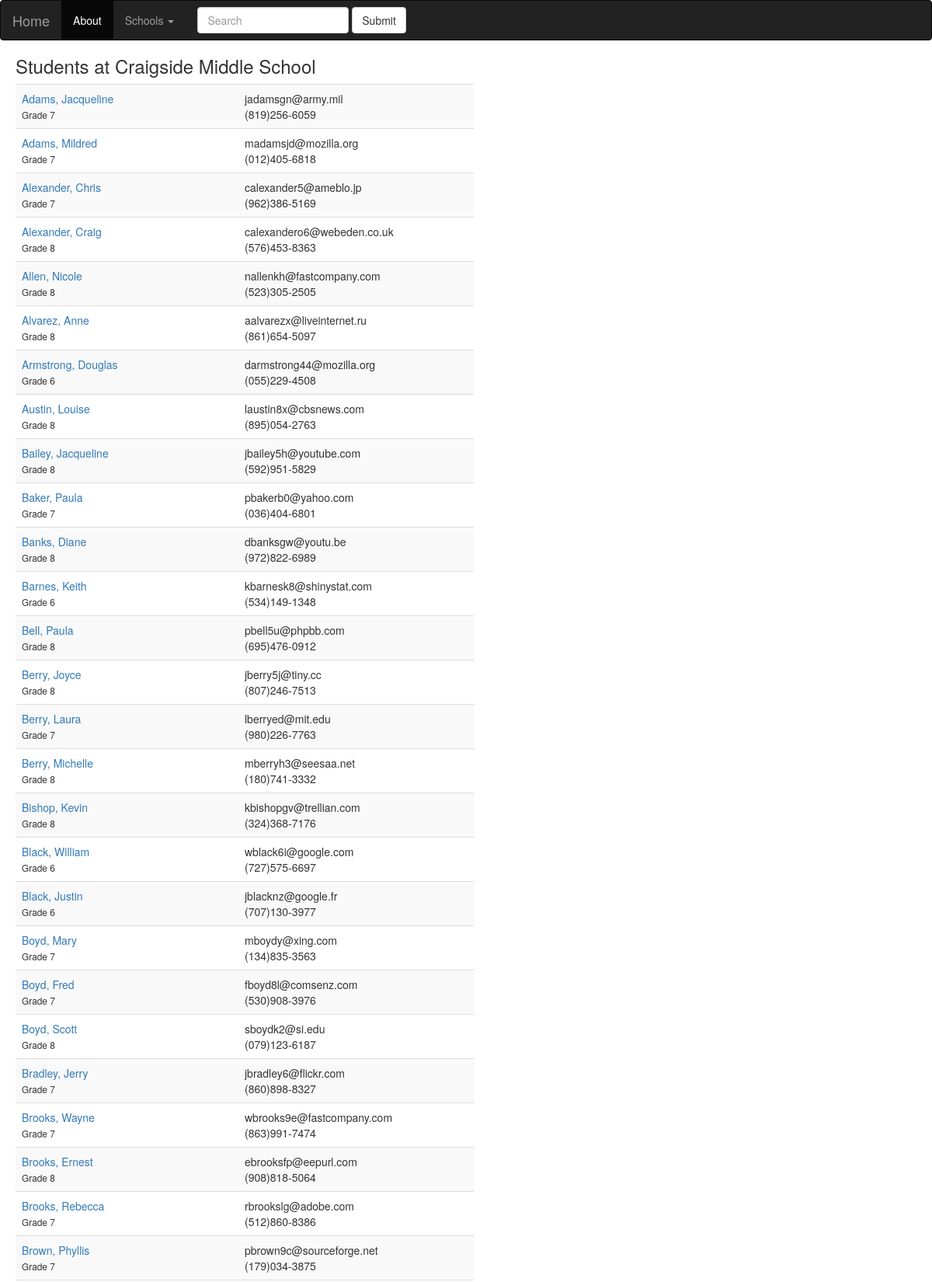
The page /districts/1/schools/2/students (upper part) on the database its author committed.
### database_setup.py (models this page shows, shortened)
class School(Base):
    __tablename__ = 'school'
    id = Column(Integer, primary_key=True)
    name = Column(String(80), nullable=False)
    type = Column(String(250))
    principal = Column(String(250))
    address = Column(String(50))
    city = Column(String(50))
    state = Column(String(50))
    zip = Column(String(50))
    phone = Column(String(50))
    district_id = Column(Integer, ForeignKey('district.id'))
    district = relationship('District')

class Student(Base):
    __tablename__ = 'student'
    id = Column(Integer, primary_key=True)
    first_name = Column(String(40), nullable=False)
    last_name = Column(String(40), nullable=False)
    grade = Column(String(50))
    address = Column(String(50))
    city = Column(String(50))
    state = Column(String(50))
    zip = Column(String(50))
    phone = Column(String(50))
    email = Column(String(50))
    school_id = Column(Integer, ForeignKey('school.id'))
    school = relationship(School)
    sections = relationship('Section', secondary='enrollment')

### schools.py (the view)
@app.route('/districts/<int:district_id>/schools/<int:school_id>/students')
def showAllStudents(district_id, school_id):
    school = session.query(School).filter_by(id=school_id).one()
    students = session.query(Student).filter_by(school_id=school_id).all()
    return render_template('students.html', district_id=district_id, school=school, students=students)

### templates/students.html (shortened to what this page needs)
{% extends "base.html" %}
{% block content %}
<h3>Students at {{school.name}}</h3>
<table class="table table-striped" style="width:50%">
{% for student in students %}
<tr>
	<td>
		<table style="width:100%">
			<tr>
				<td style="width:50%"><a href='{{url_for('showStudent', district_id=district_id, school_id=school.id, student_id=student.id)}}'>{{student.last_name}}, {{student.first_name}}</a></td>
				<td style="width:50%">{{student.email}}</td>
			</tr>
			<tr>
				<td class="details">Grade {{student.grade}}</td>
				<td>{{student.phone}}</td>
			</tr>
		</table>
	</td>
</tr>
{% endfor %}
</table>
{% endblock %}

### templates/base.html (style rules this page uses)
.details { font-size:85%; }

### rows shown on the page
School: name "Craigside Middle School"
Student: last_name "Adams", first_name "Jacqueline", email "jadamsgn@army.mil", grade "7", phone "(819)256-6059"
Student: last_name "Adams", first_name "Mildred", email "madamsjd@mozilla.org", grade "7", phone "(012)405-6818"
Student: last_name "Alexander", first_name "Chris", email "calexander5@ameblo.jp", grade "7", phone "(962)386-5169"
Student: last_name "Alexander", first_name "Craig", email "calexandero6@webeden.co.uk", grade "8", phone "(576)453-8363"
Student: last_name "Allen", first_name "Nicole", email "nallenkh@fastcompany.com", grade "8", phone "(523)305-2505"
Student: last_name "Alvarez", first_name "Anne", email "aalvarezx@liveinternet.ru", grade "8", phone "(861)654-5097"
Student: last_name "Armstrong", first_name "Douglas", email "darmstrong44@mozilla.org", grade "6", phone "(055)229-4508"
Student: last_name "Austin", first_name "Louise", email "laustin8x@cbsnews.com", grade "8", phone "(895)054-2763"
Student: last_name "Bailey", first_name "Jacqueline", email "jbailey5h@youtube.com", grade "8", phone "(592)951-5829"
Student: last_name "Baker", first_name "Paula", email "pbakerb0@yahoo.com", grade "7", phone "(036)404-6801"
Student: last_name "Banks", first_name "Diane", email "dbanksgw@youtu.be", grade "8", phone "(972)822-6989"
Student: last_name "Barnes", first_name "Keith", email "kbarnesk8@shinystat.com", grade "6", phone "(534)149-1348"
Student: last_name "Bell", first_name "Paula", email "pbell5u@phpbb.com", grade "8", phone "(695)476-0912"
Student: last_name "Berry", first_name "Joyce", email "jberry5j@tiny.cc", grade "8", phone "(807)246-7513"
Student: last_name "Berry", first_name "Laura", email "lberryed@mit.edu", grade "7", phone "(980)226-7763"
Student: last_name "Berry", first_name "Michelle", email "mberryh3@seesaa.net", grade "8", phone "(180)741-3332"
Student: last_name "Bishop", first_name "Kevin", email "kbishopgv@trellian.com", grade "8", phone "(324)368-7176"
Student: last_name "Black", first_name "William", email "wblack6i@google.com", grade "6", phone "(727)575-6697"
Student: last_name "Black", first_name "Justin", email "jblacknz@google.fr", grade "6", phone "(707)130-3977"
Student: last_name "Boyd", first_name "Mary", email "mboydy@xing.com", grade "7", phone "(134)835-3563"
Student: last_name "Boyd", first_name "Fred", email "fboyd8l@comsenz.com", grade "7", phone "(530)908-3976"
Student: last_name "Boyd", first_name "Scott", email "sboydk2@si.edu", grade "8", phone "(079)123-6187"
Student: last_name "Bradley", first_name "Jerry", email "jbradley6@flickr.com", grade "7", phone "(860)898-8327"
Student: last_name "Brooks", first_name "Wayne", email "wbrooks9e@fastcompany.com", grade "7", phone "(863)991-7474"
Student: last_name "Brooks", first_name "Ernest", email "ebrooksfp@eepurl.com", grade "8", phone "(908)818-5064"
Student: last_name "Brooks", first_name "Rebecca", email "rbrookslg@adobe.com", grade "7", phone "(512)860-8386"
Student: last_name "Brown", first_name "Phyllis", email "pbrown9c@sourceforge.net", grade "7", phone "(179)034-3875"
